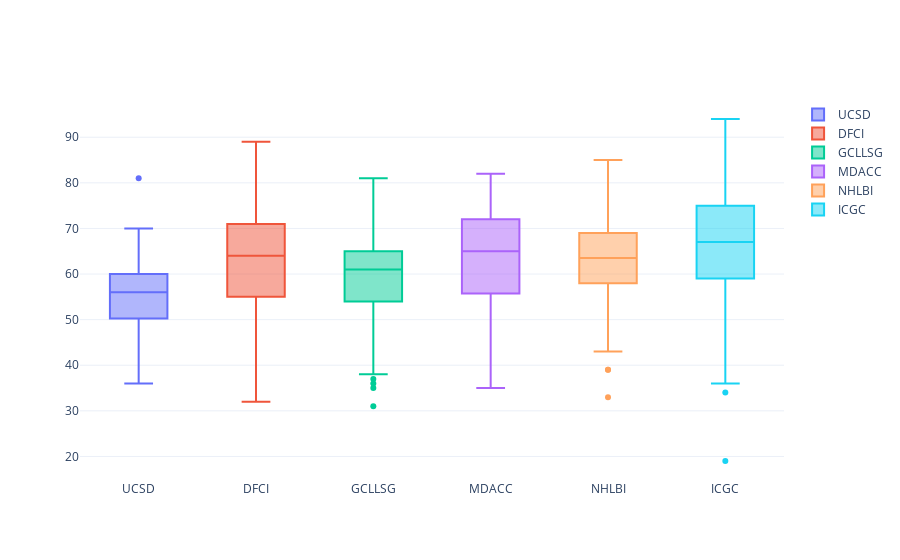

The code cell stored with this chart in its notebook:
### Code cell
cohorts = df['COHORT'].unique()
age_data = [df.loc[df['COHORT'] == cohort, 'AGE_SAMPLING'].dropna() for cohort in cohorts]
h_stat, p_value = stats.kruskal(*age_data)


print("Kruskal-Wallis H-statistic:", h_stat)
print("p-value:", p_value)

# Interpret the results:
# - If p-value < 0.05, reject the null hypothesis that all cohorts have equal median ages.
# - The smaller the p-value, the stronger evidence against the null hypothesis.

if p_value < 0.05:
    print("Reject the null hypothesis that all cohorts have equal median ages. There is a statistically significant difference in age across cohorts.")
else:
    print("Fail to reject the null hypothesis. There is no statistically significant difference in age across cohorts.")

# Plot box plots of age by cohort using Plotly
fig = go.Figure(data=[go.Box(y=df.loc[df['COHORT'] == c, 'AGE_SAMPLING'],
                              name=c)
                      for c in df['COHORT'].unique()])

fig.show()

### Figure 1 — Plotly figure (JSON) as saved in the notebook; plotly's stock layout.template omitted (floating-point values rounded to 4 significant figures; data arrays with more than 128 entries replaced by an {"elided": "..."} marker saying what was removed)
{"data": [{"name": "UCSD", "type": "box", "y": [46.0, 56.0, 63.0, 51.0, 37.0, 66.0, 57.0, 47.0, 54.0, 60.0, 55.0, 54.0, 57.0, 48.0, 60.0, 81.0, 70.0, 51.0, 57.0, 60.0, 36.0]}, {"name": "DFCI", "type": "box", "y": {"elided": "179 float values"}}, {"name": "GCLLSG", "type": "box", "y": {"elided": "340 float values"}}, {"name": "MDACC", "type": "box", "y": [72.0, 65.0, 56.0, 61.0, 77.0, 73.0, 49.0, 65.0, 65.0, 58.0, 56.0, 82.0, 50.0, 65.0, 45.0, 65.0, 62.0, 78.0, 64.0, 72.0, 35.0, 55.0, 72.0, 73.0, 54.0]}, {"name": "NHLBI", "type": "box", "y": [66.0, 59.0, 67.0, 73.0, 65.0, 78.0, 58.0, 66.0, 67.0, 62.0, 79.0, 66.0, 62.0, 82.0, 74.0, 76.0, 65.0, 59.0, 66.0, 61.0, 69.0, 69.0, 51.0, 69.0, 72.0, 73.0, 69.0, 60.0, 68.0, 77.0, 69.0, 62.0, 56.0, 33.0, 85.0, 73.0, 69.0, 68.0, 77.0, 60.0, 66.0, 64.0, 60.0, 60.0, 47.0, 63.0, 39.0, 59.0, 57.0, 70.0, 62.0, 49.0, 58.0, 64.0, 39.0, 59.0, 50.0, 75.0, 57.0, 59.0, 67.0, 55.0, 48.0, 55.0, 67.0, 43.0, 60.0, 52.0, 72.0, 63.0, 57.0, 55.0]}, {"name": "ICGC", "type": "box", "y": {"elided": "506 float values"}}], "layout": {}}
